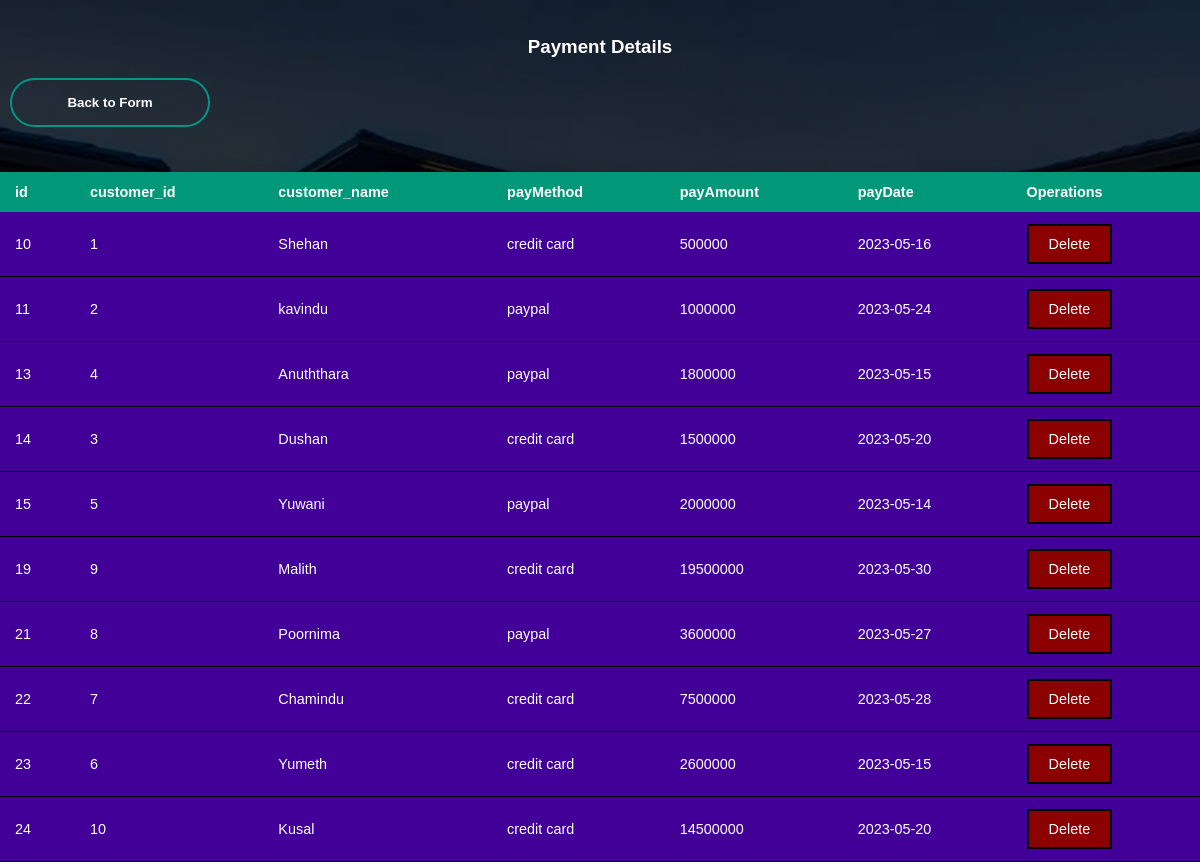
The app's page /SubmitPayDetails.php with its own data.
### tables this page shows
CREATE TABLE `payment` (
  `payment_id` int(20) NOT NULL,
  `customer_id` int(20) NOT NULL,
  `customerName` varchar(40) NOT NULL,
  `payMethod` varchar(20) NOT NULL,
  `payAmount` double NOT NULL,
  `payDate` date NOT NULL
);

### SubmitPayDetails.php (the view, shortened to what this page needs)
<?php
  include "connect.php";
  $sql= "SELECT * FROM payment";
  $result = $conn->query($sql);
?>
<DOCTYPE html>
<html lang="en">
  <head>
	<link rel="stylesheet" type="text/css" href="Home.css">
	<link rel="stylesheet" type="text/css" href="User.css">
  </head>
  <body>
       <div class="backg"><br/><br/>
       <h3>Payment Details</h3>
       <button type="button" onclick="window.location.href='Payment.php'"><span></span>Back to Form</button>
       <br/>
       <table class="tableS">
        <thead>
         <tr>
            <th>id</th>
            <th>customer_id</th>
            <th>customer_name</th>
            <th>payMethod</th>
            <th>payAmount</th>
            <th>payDate</th>
            <th>Operations</th>
         </tr>
        </thead>
        <tbody>
             <?php
                if($result->num_rows>0)
                {
                   while($row = $result->fetch_assoc())
                   {
             ?>
                   <tr>
                    <td><?php echo $row['payment_id']; ?></td>
                    <td><?php echo $row['customer_id']; ?></td>
                    <td><?php echo $row['customerName']; ?></td>
                    <td><?php echo $row['payMethod']; ?></td>
                    <td><?php echo $row['payAmount']; ?></td>
                    <td><?php echo $row['payDate']; ?></td>
                    <td><a class="deleteB" href="PaymentDelete.php?payment_id=<?php echo $row['payment_id'];?>">Delete</a></td>
                   </tr>
                   <?php
                   }
                  }
                  ?>
        </tbody>
        </table>
         </div>
  </body>
</html>

### Home.css (style rules this page uses)
* { margin:0; padding:0; font-family:sans-serif; text-decoration:none; }
.backg { width:100%; height:100vh; background-image: linear-gradient(rgba(0,0,0,0.75),rgba(0,0,0,0.75)),url("New-home-construction-methods-structural-and-architectural-design-900x500.webp"); background-size:cover; background-position:center; background-repeat:no-repeat; }
button { width:200px; padding:15px 0; text-align:center; margin:20px 10px; border-radius:25px; font-weight:bold; border:2px solid #009688; background:transparent; color:#fff; cursor:pointer; position:relative; overflow:hidden; }

### User.css (style rules this page uses)
.tableS { border-collapse: collapse; color:#fff; font-size: 0.9em; font-family: "Times New Roman"; background-color: #420098; box-shadow: 0 0 20px rgba(0,0, 0, 0.15); margin:25px 0; min-width:100%; position:absolute; }
.tableS thead tr { background-color: #009879; text-align:left; font-weight:bold; }
.tableS th, .tableS td { padding: 12px 15px; }
.tableS tbody tr { border-bottom:1px solid black; }
.deleteB { background-color: Darkred; color:#fff; border:2px solid black; text-decoration:none; border:2px solid black; padding:10px 20px; display: inline-block; text-align: center; }
h3 { color:#fff; text-align:center; }

### records on screen
payment: payment_id "10", customer "1", customerName "Shehan", payMethod "credit card", payAmount "500000", payDate "2023-05-16"
payment: payment_id "11", customer "2", customerName "kavindu", payMethod "paypal", payAmount "1000000", payDate "2023-05-24"
payment: payment_id "13", customer "4", customerName "Anuththara", payMethod "paypal", payAmount "1800000", payDate "2023-05-15"
payment: payment_id "14", customer "3", customerName "Dushan", payMethod "credit card", payAmount "1500000", payDate "2023-05-20"
payment: payment_id "15", customer "5", customerName "Yuwani", payMethod "paypal", payAmount "2000000", payDate "2023-05-14"
payment: payment_id "19", customer "9", customerName "Malith", payMethod "credit card", payAmount "19500000", payDate "2023-05-30"
payment: payment_id "21", customer "8", customerName "Poornima", payMethod "paypal", payAmount "3600000", payDate "2023-05-27"
payment: payment_id "22", customer "7", customerName "Chamindu", payMethod "credit card", payAmount "7500000", payDate "2023-05-28"
payment: payment_id "23", customer "6", customerName "Yumeth", payMethod "credit card", payAmount "2600000", payDate "2023-05-15"
payment: payment_id "24", customer "10", customerName "Kusal", payMethod "credit card", payAmount "14500000", payDate "2023-05-20"
